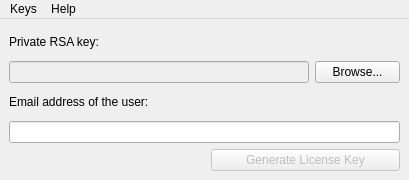
<?xml version="1.0" encoding="UTF-8"?>
<ui version="4.0">
 <class>MainWindow</class>
 <widget class="QMainWindow" name="MainWindow">
  <property name="geometry">
   <rect>
    <x>0</x>
    <y>0</y>
    <width>409</width>
    <height>180</height>
   </rect>
  </property>
  <property name="windowTitle">
   <string>Key Generator</string>
  </property>
  <property name="windowIcon">
   <iconset>
    <normaloff>../icon.png</normaloff>../icon.png</iconset>
  </property>
  <widget class="QWidget" name="centralwidget">
   <layout class="QGridLayout" name="gridLayout">
    <item row="3" column="0" colspan="4">
     <widget class="QLineEdit" name="line_email">
      <property name="minimumSize">
       <size>
        <width>300</width>
        <height>0</height>
       </size>
      </property>
     </widget>
    </item>
    <item row="1" column="3">
     <widget class="QPushButton" name="button_private">
      <property name="text">
       <string>Browse...</string>
      </property>
     </widget>
    </item>
    <item row="1" column="0" colspan="3">
     <widget class="QLineEdit" name="line_private">
      <property name="enabled">
       <bool>false</bool>
      </property>
      <property name="minimumSize">
       <size>
        <width>300</width>
        <height>0</height>
       </size>
      </property>
     </widget>
    </item>
    <item row="4" column="0" colspan="2">
     <spacer name="horizontalSpacer">
      <property name="orientation">
       <enum>Qt::Horizontal</enum>
      </property>
      <property name="sizeHint" stdset="0">
       <size>
        <width>40</width>
        <height>20</height>
       </size>
      </property>
     </spacer>
    </item>
    <item row="0" column="0" colspan="4">
     <widget class="QLabel" name="label_2">
      <property name="text">
       <string>Private RSA key:</string>
      </property>
     </widget>
    </item>
    <item row="2" column="0" colspan="4">
     <widget class="QLabel" name="label">
      <property name="text">
       <string>Email address of the user:</string>
      </property>
     </widget>
    </item>
    <item row="4" column="2" colspan="2">
     <widget class="QPushButton" name="button_license">
      <property name="enabled">
       <bool>false</bool>
      </property>
      <property name="text">
       <string>Generate License Key</string>
      </property>
      <property name="default">
       <bool>true</bool>
      </property>
     </widget>
    </item>
   </layout>
  </widget>
  <widget class="QMenuBar" name="menubar">
   <property name="geometry">
    <rect>
     <x>0</x>
     <y>0</y>
     <width>409</width>
     <height>22</height>
    </rect>
   </property>
   <widget class="QMenu" name="menuKey">
    <property name="title">
     <string>Keys</string>
    </property>
    <addaction name="action_new_pair"/>
    <addaction name="separator"/>
    <addaction name="action_quit"/>
   </widget>
   <widget class="QMenu" name="menuHelp">
    <property name="title">
     <string>Help</string>
    </property>
    <addaction name="action_about"/>
   </widget>
   <addaction name="menuKey"/>
   <addaction name="menuHelp"/>
  </widget>
  <action name="action_new_pair">
   <property name="text">
    <string>New RSA Keys...</string>
   </property>
   <property name="toolTip">
    <string>New Pair</string>
   </property>
  </action>
  <action name="action_quit">
   <property name="text">
    <string>Quit</string>
   </property>
   <property name="shortcut">
    <string>Ctrl+Q</string>
   </property>
  </action>
  <action name="action_about">
   <property name="text">
    <string>About</string>
   </property>
  </action>
 </widget>
 <tabstops>
  <tabstop>line_email</tabstop>
  <tabstop>button_license</tabstop>
  <tabstop>line_private</tabstop>
  <tabstop>button_private</tabstop>
 </tabstops>
 <resources/>
 <connections>
  <connection>
   <sender>action_quit</sender>
   <signal>triggered()</signal>
   <receiver>MainWindow</receiver>
   <slot>close()</slot>
   <hints>
    <hint type="sourcelabel">
     <x>-1</x>
     <y>-1</y>
    </hint>
    <hint type="destinationlabel">
     <x>158</x>
     <y>61</y>
    </hint>
   </hints>
  </connection>
  <connection>
   <sender>line_email</sender>
   <signal>returnPressed()</signal>
   <receiver>button_license</receiver>
   <slot>click()</slot>
   <hints>
    <hint type="sourcelabel">
     <x>158</x>
     <y>66</y>
    </hint>
    <hint type="destinationlabel">
     <x>266</x>
     <y>100</y>
    </hint>
   </hints>
  </connection>
 </connections>
</ui>
